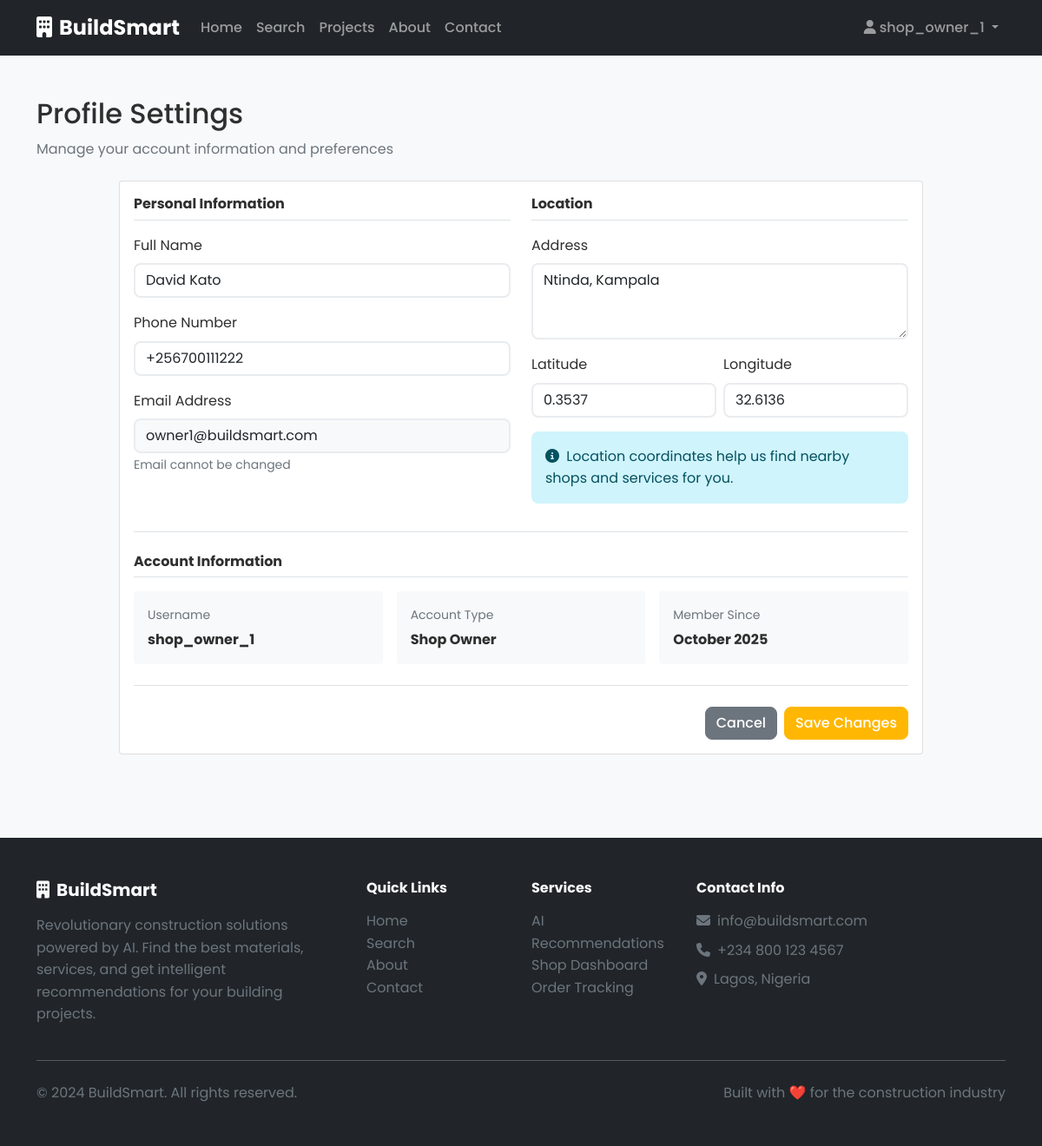
Before: /user/profile (signed in) with the older database file.
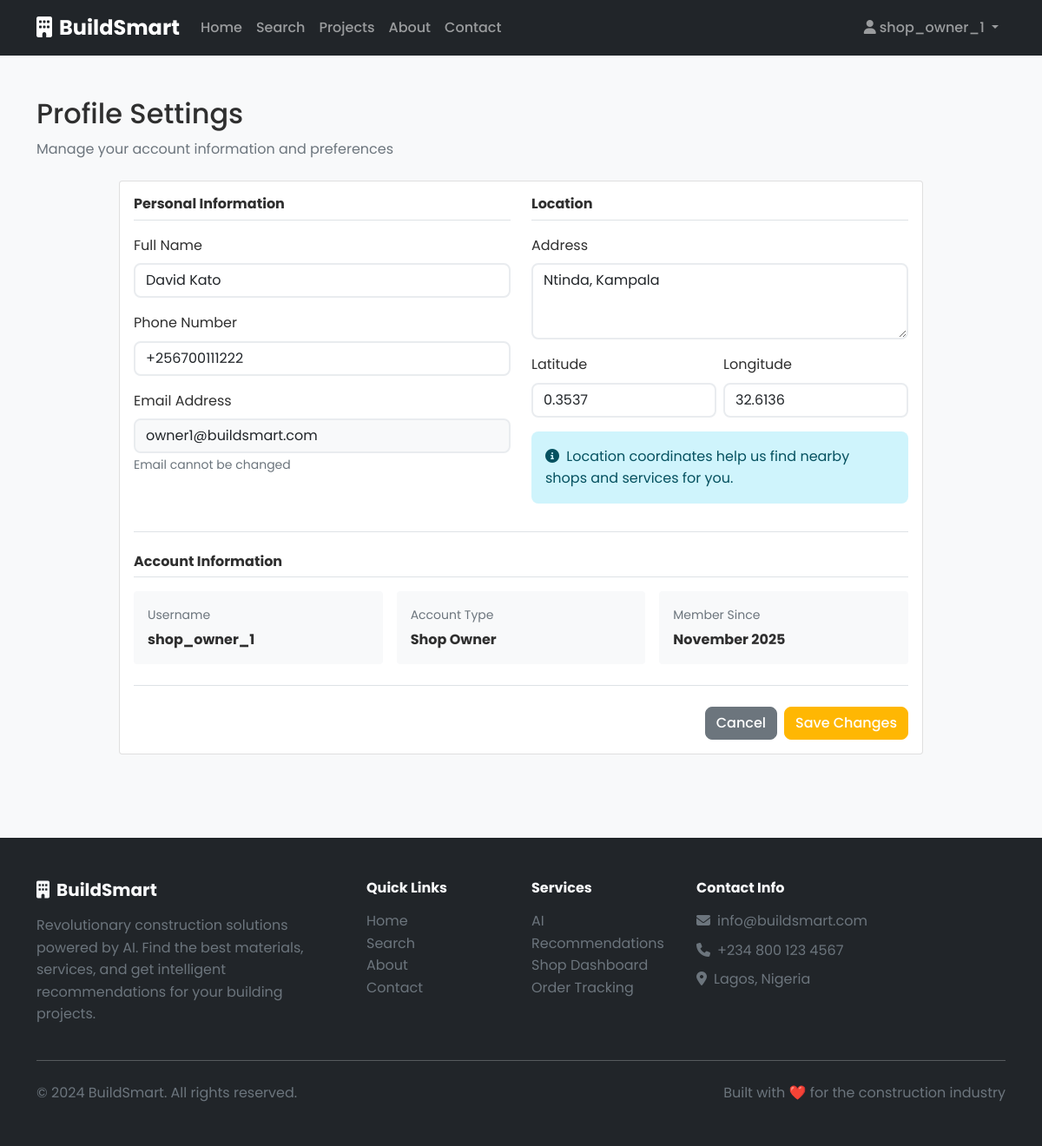
After: the same page with the newer database file.
### app/models/user.py (models this page shows, shortened)
class User(UserMixin, db.Model):
    __tablename__ = 'users'
    id = db.Column(db.Integer, primary_key=True)
    username = db.Column(db.String(80), unique=True, nullable=False)
    email = db.Column(db.String(120), unique=True, nullable=False)
    password_hash = db.Column(db.String(128), nullable=False)
    full_name = db.Column(db.String(100))
    phone = db.Column(db.String(20))
    address = db.Column(db.Text)
    latitude = db.Column(db.Float)
    longitude = db.Column(db.Float)
    user_type = db.Column(db.String(20), default='customer')  # customer, shop_owner, service_provider
    is_active = db.Column(db.Boolean, default=True)
    is_verified = db.Column(db.Boolean, default=False)
    created_at = db.Column(db.DateTime, default=datetime.utcnow)
    updated_at = db.Column(db.DateTime, default=datetime.utcnow, onupdate=datetime.utcnow)
    shops = db.relationship('Shop', backref='owner', lazy=True)
    services = db.relationship('Service', backref='provider', lazy=True)
    orders = db.relationship('Order', backref='customer', lazy=True)
    recommendations = db.relationship('Recommendation', backref='user', lazy=True)

### app/blueprints/user/routes.py (the view, shortened to what this page needs)
@user_bp.route('/profile', methods=['GET', 'POST'])
@login_required
def profile():
    return render_template('user/profile.html')

### app/templates/user/profile.html (shortened to what the changed rows need)
{% extends "base.html" %}
{% block content %}
<div class="container py-5">
    <div class="mb-4">
        <h1 class="h2">Profile Settings</h1>
    </div>
    <div class="row justify-content-center">
        <div class="col-lg-10">
            <div class="card">
                <div class="card-body">
                    <form method="POST">
                        <div class="row g-4">
                            <div class="col-md-6">
                                <div class="mb-3">
                                    <label for="full_name" class="form-label">Full Name</label>
                                    <input type="text" id="full_name" name="full_name"
                                           value="{{ current_user.full_name or '' }}" class="form-control">
                                </div>
                                <div class="mb-3">
                                    <label for="phone" class="form-label">Phone Number</label>
                                    <input type="tel" id="phone" name="phone"
                                           value="{{ current_user.phone or '' }}" class="form-control">
                                </div>
                                <div class="mb-3">
                                    <label for="email" class="form-label">Email Address</label>
                                    <input type="email" id="email" name="email"
                                           value="{{ current_user.email }}" readonly class="form-control bg-light">
                                    <small class="text-muted">Email cannot be changed</small>
                                </div>
                            </div>
                            <div class="col-md-6">
                                <div class="mb-3">
                                    <label for="address" class="form-label">Address</label>
                                    <textarea id="address" name="address" rows="3" class="form-control">{{ current_user.address or '' }}</textarea>
                                </div>
                                <div class="row g-2 mb-3">
                                    <div class="col-6">
                                        <label for="latitude" class="form-label">Latitude</label>
                                        <input type="number" id="latitude" name="latitude" step="any"
                                               value="{{ current_user.latitude or '' }}" class="form-control">
                                    </div>
                                    <div class="col-6">
                                        <label for="longitude" class="form-label">Longitude</label>
                                        <input type="number" id="longitude" name="longitude" step="any"
                                               value="{{ current_user.longitude or '' }}" class="form-control">
                                    </div>
                                </div>
                            </div>
                        </div>
                        <div class="border-top pt-4 mt-3">
                            <div class="row g-3">
                                <div class="col-md-4">
                                    <div class="bg-light p-3 rounded">
                                        <p class="text-muted small mb-1">Username</p>
                                        <p class="fw-bold mb-0">{{ current_user.username }}</p>
                                    </div>
                                </div>
                                <div class="col-md-4">
                                    <div class="bg-light p-3 rounded">
                                        <p class="text-muted small mb-1">Account Type</p>
                                        <p class="fw-bold mb-0">{{ current_user.user_type.replace('_', ' ').title() }}</p>
                                    </div>
                                </div>
                                <div class="col-md-4">
                                    <div class="bg-light p-3 rounded">
                                        <p class="text-muted small mb-1">Member Since</p>
                                        <p class="fw-bold mb-0">{{ current_user.created_at.strftime('%B %Y') }}</p>
                                    </div>
                                </div>
                            </div>
                        </div>
                    </form>
                </div>
            </div>
        </div>
    </div>
</div>
{% endblock %}

### app/templates/components/navbar.html (shortened to what this page needs)
<nav class="navbar navbar-expand-lg navbar-dark bg-dark">
    <div class="container">
        <a class="navbar-brand fw-bold" href="{{ url_for('main.index') }}">
            <i class="fas fa-building me-2"></i>BuildSmart
        </a>
        <div class="collapse navbar-collapse" id="navbarNav">
            <ul class="navbar-nav me-auto">
                <li class="nav-item">
                    <a class="nav-link" href="{{ url_for('main.index') }}">Home</a>
                </li>
                <li class="nav-item">
                    <a class="nav-link" href="{{ url_for('main.search') }}">Search</a>
                </li>
                <li class="nav-item">
                    <a class="nav-link" href="{{ url_for('main.projects') }}">Projects</a>
                </li>
                <li class="nav-item">
                    <a class="nav-link" href="{{ url_for('main.about') }}">About</a>
                </li>
                <li class="nav-item">
                    <a class="nav-link" href="{{ url_for('main.contact') }}">Contact</a>
                </li>
            </ul>
            <ul class="navbar-nav">
                {% if current_user.is_authenticated %}
                    <li class="nav-item dropdown">
                        <a class="nav-link dropdown-toggle" href="#" id="navbarDropdown" role="button" data-bs-toggle="dropdown">
                            <i class="fas fa-user me-1"></i>{{ current_user.username }}
                        </a>
                    </li>
                {% endif %}
            </ul>
        </div>
    </div>
</nav>

Changed rows visible on the page:
changed User "shop_owner_1": created_at "October 2025" → "November 2025"
